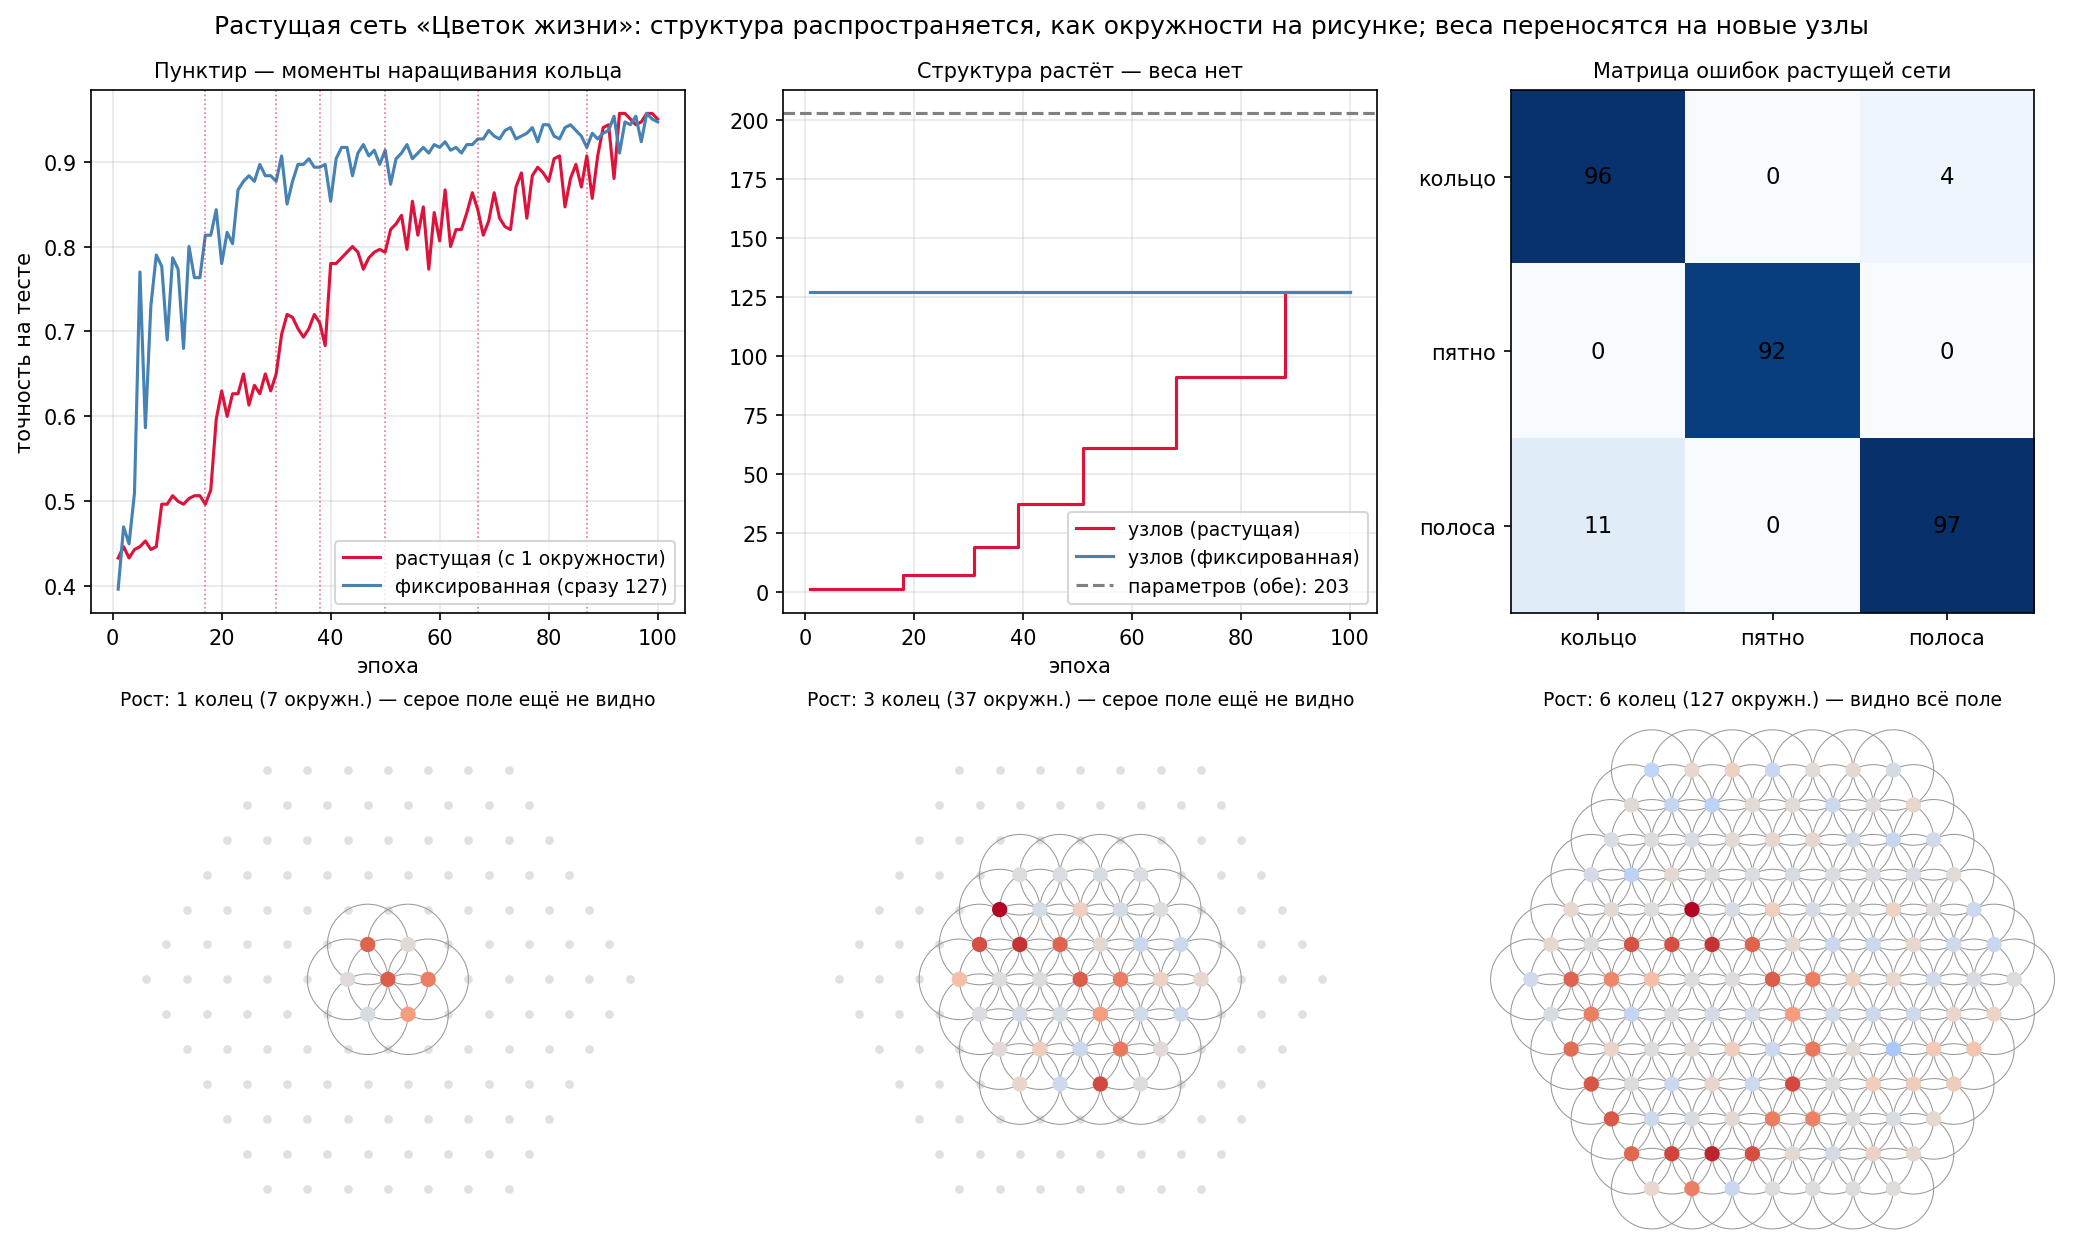

The script that saved this image:
# -*- coding: utf-8 -*-
"""
Растущая сеть «Цветок жизни»: буквальное прочтение рисунка.

Сеть начинается с ОДНОЙ окружности (1 узел) и наращивает кольца —
как окружности распространяются на рисунке — каждый раз, когда
качество выходит на плато («ёмкости перестало хватать»).

Ключевое свойство: веса общие для всех узлов (как ядро свёртки),
поэтому при добавлении кольца число параметров НЕ меняется —
выученное локальное правило мгновенно применяется к новым узлам.
Растёт не память сети, а её «поле зрения» над входным полем.

Запуск: MODE=grow (растущая) или MODE=fixed (базовая, полная решётка).
После второго запуска строится сравнительная картинка.
"""
import os
import numpy as np

rng = np.random.default_rng(42)
MODE = os.environ.get("MODE", "grow")

# ------------------------------------------------------- полная решётка R=6
R_MAX = 6
axial = [(q, r) for q in range(-R_MAX, R_MAX + 1) for r in range(-R_MAX, R_MAX + 1)
         if max(abs(q), abs(r), abs(q + r)) <= R_MAX]
index = {a: i for i, a in enumerate(axial)}
pos = np.array([(q + r / 2.0, r * np.sqrt(3) / 2.0) for q, r in axial])
ring = np.array([(abs(q) + abs(r) + abs(q + r)) // 2 for q, r in axial])
N_FULL = len(axial)
A_full = np.zeros((N_FULL, N_FULL))
for (q, r), i in index.items():
    for dq, dr in [(1, 0), (-1, 0), (0, 1), (0, -1), (1, -1), (-1, 1)]:
        j = index.get((q + dq, r + dr))
        if j is not None:
            A_full[i, j] = 1.0

# ------------------------------------------------------- данные (полное поле)
def make_dataset(n_samples):
    X = np.zeros((n_samples, N_FULL, 1))
    y = rng.integers(0, 3, n_samples)
    inner = np.where(np.linalg.norm(pos, axis=1) < R_MAX - 2.5)[0]
    for s in range(n_samples):
        c = pos[rng.choice(inner)]
        d = np.linalg.norm(pos - c, axis=1)
        if y[s] == 0:
            r0 = rng.uniform(1.6, 3.2)
            v = (np.abs(d - r0) < 0.55).astype(float)
        elif y[s] == 1:
            v = np.exp(-d ** 2 / (2 * 1.1 ** 2))
        else:
            ang = rng.uniform(0, np.pi)
            nvec = np.array([np.cos(ang), np.sin(ang)])
            v = (np.abs((pos - c) @ nvec) < 0.55).astype(float)
        X[s, :, 0] = v + rng.normal(0, 0.15, N_FULL)
    return X, y

Xtr, ytr = make_dataset(900)
Xte, yte = make_dataset(300)

# ------------------------------------------------------- модель (веса общие)
D = 8

def init(shape, scale=None):
    scale = scale or 1.0 / np.sqrt(shape[0])
    return rng.normal(0, scale, shape)

P = {
    "Win": init((1, D)), "bin": np.zeros(D),
    "Ws":  init((D, D)), "Wn": init((D, D)), "b": np.zeros(D),
    "Wo":  init((2 * D, 3), 1.0 / np.sqrt(2 * D)), "bo": np.zeros(3),
}
N_PARAMS = sum(v.size for v in P.values())

def forward(X, A_hat, K):
    cache = {"X": X, "H": []}
    h = np.tanh(X @ P["Win"] + P["bin"])
    cache["H"].append(h)
    for _ in range(K):
        m = np.matmul(A_hat, h)
        h = np.tanh(h @ P["Ws"] + m @ P["Wn"] + P["b"])
        cache["H"].append(h)
    amax = h.argmax(axis=1)
    g = np.concatenate([h.mean(axis=1),
                        np.take_along_axis(h, amax[:, None, :], 1)[:, 0, :]], 1)
    logits = g @ P["Wo"] + P["bo"]
    cache["g"], cache["amax"] = g, amax
    return logits, cache

def loss_and_grads(X, y, A_hat, K):
    B, n = len(y), X.shape[1]
    logits, cache = forward(X, A_hat, K)
    e = np.exp(logits - logits.max(1, keepdims=True))
    p = e / e.sum(1, keepdims=True)
    loss = -np.log(p[np.arange(B), y] + 1e-12).mean()
    G = {k: np.zeros_like(v) for k, v in P.items()}
    dlogits = p.copy()
    dlogits[np.arange(B), y] -= 1
    dlogits /= B
    G["Wo"] = cache["g"].T @ dlogits
    G["bo"] = dlogits.sum(0)
    dg = dlogits @ P["Wo"].T
    dh = dg[:, None, :D] / n * np.ones((B, n, 1))
    dmax = np.zeros((B, n, D))
    np.put_along_axis(dmax, cache["amax"][:, None, :], dg[:, None, D:], axis=1)
    dh = dh + dmax
    for t in range(K, 0, -1):
        h_out, h_in = cache["H"][t], cache["H"][t - 1]
        dpre = dh * (1 - h_out ** 2)
        m_in = np.matmul(A_hat, h_in)
        dpre2 = dpre.reshape(-1, D)
        G["Ws"] += h_in.reshape(-1, D).T @ dpre2
        G["Wn"] += m_in.reshape(-1, D).T @ dpre2
        G["b"]  += dpre2.sum(0)
        dh = dpre @ P["Ws"].T + np.matmul(A_hat.T, dpre @ P["Wn"].T)
    dpre = dh * (1 - cache["H"][0] ** 2)
    G["Win"] = cache["X"].reshape(-1, 1).T @ dpre.reshape(-1, D)
    G["bin"] = dpre.reshape(-1, D).sum(0)
    return loss, G

def sub(R):
    """Активная часть решётки: кольца 0..R."""
    mask = ring <= R
    A = A_full[np.ix_(mask, mask)]
    A_hat = A / np.maximum(A.sum(1, keepdims=True), 1)
    return mask, A_hat

def test_acc(mask, A_hat, K):
    logits, _ = forward(Xte[:, mask], A_hat, K)
    return (logits.argmax(1) == yte).mean()

# ------------------------------------------------------- обучение
EPOCHS, BATCH, LR = 100, 64, 3e-3
PATIENCE, MIN_STAGE, EPS = 6, 5, 0.005

M = {k: np.zeros_like(v) for k, v in P.items()}
V = {k: np.zeros_like(v) for k, v in P.items()}
adam_t = 0

R = 0 if MODE == "grow" else R_MAX          # растущая стартует с 1 окружности
mask, A_hat = sub(R)
K = R + 2
acc_hist, nodes_hist, growth_epochs = [], [], []
best_acc, best_ep, stage_ep = -1, 0, 0

print(f"[{MODE}] старт: R={R}, узлов {mask.sum()}, параметров {N_PARAMS}")
for ep in range(EPOCHS):
    idx = rng.permutation(len(ytr))
    for i in range(0, len(ytr), BATCH):
        j = idx[i:i + BATCH]
        loss, G = loss_and_grads(Xtr[j][:, mask], ytr[j], A_hat, K)
        adam_t += 1
        for k in P:
            M[k] = 0.9 * M[k] + 0.1 * G[k]
            V[k] = 0.999 * V[k] + 0.001 * G[k] ** 2
            mh, vh = M[k] / (1 - 0.9 ** adam_t), V[k] / (1 - 0.999 ** adam_t)
            P[k] -= LR * mh / (np.sqrt(vh) + 1e-8)
    ta = test_acc(mask, A_hat, K)
    acc_hist.append(ta); nodes_hist.append(int(mask.sum()))
    stage_ep += 1
    if ta > best_acc + EPS:
        best_acc, best_ep = ta, ep
    if (ep + 1) % 10 == 0:
        print(f"эпоха {ep+1:3d}  R={R}  узлов {mask.sum():3d}  test acc {ta:.3f}")
    # плато -> нарастить кольцо (только в режиме grow)
    if (MODE == "grow" and R < R_MAX and stage_ep >= MIN_STAGE
            and ep - best_ep >= PATIENCE):
        R += 1
        mask, A_hat = sub(R)
        K = R + 2
        growth_epochs.append(ep + 1)
        best_acc, best_ep, stage_ep = -1, ep, 0
        print(f"  >>> плато: наращиваю кольцо {R} "
              f"(узлов стало {mask.sum()}, параметров по-прежнему {N_PARAMS})")

logits, _ = forward(Xte[:, mask], A_hat, K)
pred = logits.argmax(1)
final = (pred == yte).mean()
print(f"\n[{MODE}] итоговая точность: {final:.3f} (R={R}, узлов {mask.sum()})")
cm = np.zeros((3, 3), int)
for yt, yp in zip(yte, pred):
    cm[yt, yp] += 1

np.savez(f"hist_{MODE}.npz", acc=np.array(acc_hist),
         nodes=np.array(nodes_hist), growth=np.array(growth_epochs),
         cm=cm, sample=Xte[int(np.where(yte == 0)[0][0]), :, 0])

# ------------------------------------------------------- сравнительная картинка
if os.path.exists("hist_grow.npz") and os.path.exists("hist_fixed.npz"):
    import matplotlib
    matplotlib.use("Agg")
    import matplotlib.pyplot as plt
    from matplotlib.patches import Circle

    g = np.load("hist_grow.npz")
    f = np.load("hist_fixed.npz")
    names = ["кольцо", "пятно", "полоса"]

    fig, axes = plt.subplots(2, 3, figsize=(14, 8.5))
    ax = axes[0, 0]
    ax.plot(np.arange(1, len(g["acc"]) + 1), g["acc"],
            label="растущая (с 1 окружности)", color="crimson")
    ax.plot(np.arange(1, len(f["acc"]) + 1), f["acc"],
            label="фиксированная (сразу 127)", color="steelblue")
    for i, ge in enumerate(g["growth"]):
        ax.axvline(ge, color="crimson", ls=":", lw=0.8, alpha=0.6)
    ax.set_xlabel("эпоха"); ax.set_ylabel("точность на тесте")
    ax.set_title("Пунктир — моменты наращивания кольца", fontsize=10)
    ax.legend(fontsize=9); ax.grid(alpha=0.3)

    ax = axes[0, 1]
    ax.step(np.arange(1, len(g["nodes"]) + 1), g["nodes"],
            where="post", color="crimson", label="узлов (растущая)")
    ax.step(np.arange(1, len(f["nodes"]) + 1), f["nodes"],
            where="post", color="steelblue", label="узлов (фиксированная)")
    ax.axhline(N_PARAMS, color="gray", ls="--",
               label=f"параметров (обе): {N_PARAMS}")
    ax.set_xlabel("эпоха"); ax.set_title("Структура растёт — веса нет", fontsize=10)
    ax.legend(fontsize=9); ax.grid(alpha=0.3)

    ax = axes[0, 2]
    ax.imshow(g["cm"], cmap="Blues")
    for i in range(3):
        for j in range(3):
            ax.text(j, i, g["cm"][i, j], ha="center", va="center", fontsize=11)
    ax.set_xticks(range(3), names); ax.set_yticks(range(3), names)
    ax.set_title("Матрица ошибок растущей сети", fontsize=10)

    sample = g["sample"]
    vmax = np.abs(sample).max()
    for col, Rs in enumerate([1, 3, 6]):
        ax = axes[1, col]
        m = ring <= Rs
        for i in np.where(m)[0]:
            ax.add_patch(Circle(pos[i], 1.0, fill=False, lw=0.5,
                                color="0.6", zorder=1))
        ax.scatter(pos[m, 0], pos[m, 1], c=sample[m], s=40, cmap="coolwarm",
                   vmin=-vmax, vmax=vmax, zorder=2)
        ax.scatter(pos[~m, 0], pos[~m, 1], c="0.88", s=10, zorder=0)
        ax.set_xlim(pos[:, 0].min() - 1.3, pos[:, 0].max() + 1.3)
        ax.set_ylim(pos[:, 1].min() - 1.3, pos[:, 1].max() + 1.3)
        n_r = int(m.sum())
        note = "серое поле ещё не видно" if Rs < R_MAX else "видно всё поле"
        ax.set_title(f"Рост: {Rs} колец ({n_r} окружн.) — {note}", fontsize=9)
        ax.set_aspect("equal"); ax.axis("off")

    fig.suptitle("Растущая сеть «Цветок жизни»: структура распространяется, "
                 "как окружности на рисунке; веса переносятся на новые узлы",
                 fontsize=12)
    fig.tight_layout()
    fig.savefig("flower_of_life_grow.png", dpi=150, bbox_inches="tight")
    print("Сохранено: flower_of_life_grow.png")
